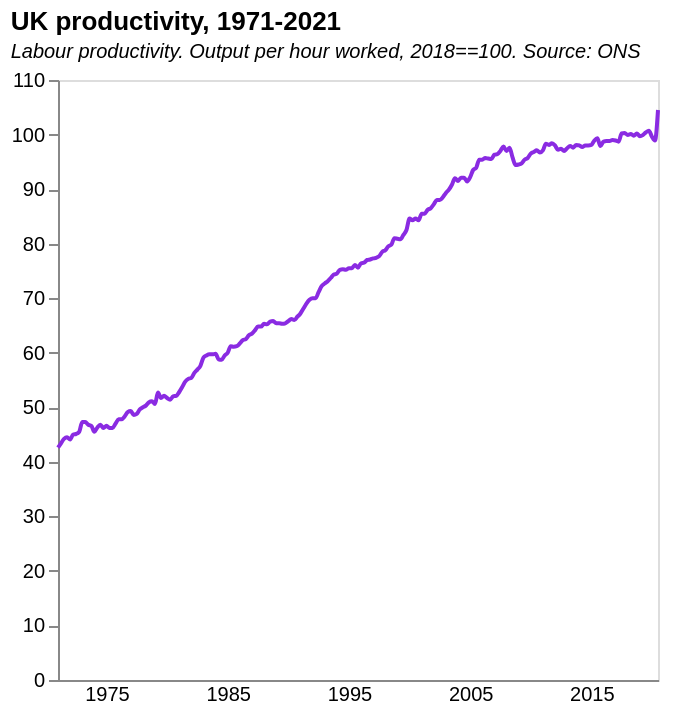

Specify this chart in Vega-Lite:
### Vega-Lite specification from a JSON file in a GitHub repository (floating-point values rounded to 4 significant figures; data arrays with more than 128 entries replaced by an {"elided": "..."} marker saying what was removed)
{"$schema": "https://vega.github.io/schema/vega-lite/v5.json", "description": "Productivity UK", "title": {"text": "UK productivity, 1971-2021", "subtitle": "Labour productivity. Output per hour worked, 2018==100. Source: ONS", "subtitleFontStyle": "italic", "subtitleFontSize": 10, "anchor": "start", "color": "black"}, "data": {"values": {"elided": "200 records"}, "format": {"parse": {"Date": "date"}}}, "height": 300, "width": 300, "mark": {"type": "line", "point": false, "interpolate": "monotone", "color": "blueviolet"}, "encoding": {"x": {"field": "Date", "type": "temporal", "axis": {"title": null, "grid": false, "labelSeparation": 20, "ticks": false}}, "y": {"field": "Value", "type": "quantitative", "title": "", "axis": {"grid": false}}}}
